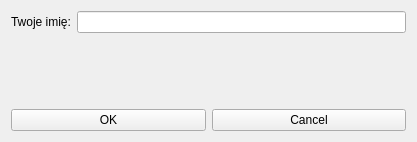
<?xml version="1.0" encoding="UTF-8"?>
<ui version="4.0">
 <class>MainWindow</class>
 <widget class="QMainWindow" name="MainWindow">
  <property name="geometry">
   <rect>
    <x>0</x>
    <y>0</y>
    <width>417</width>
    <height>142</height>
   </rect>
  </property>
  <property name="windowTitle">
   <string>MainWindow</string>
  </property>
  <widget class="QWidget" name="centralWidget">
   <layout class="QVBoxLayout" name="verticalLayout">
    <item>
     <layout class="QHBoxLayout" name="horizontalLayout">
      <item>
       <widget class="QLabel" name="label">
        <property name="text">
         <string>Twoje imię:</string>
        </property>
       </widget>
      </item>
      <item>
       <widget class="QLineEdit" name="lineEdit"/>
      </item>
     </layout>
    </item>
    <item>
     <spacer name="verticalSpacer">
      <property name="orientation">
       <enum>Qt::Vertical</enum>
      </property>
      <property name="sizeHint" stdset="0">
       <size>
        <width>20</width>
        <height>40</height>
       </size>
      </property>
     </spacer>
    </item>
    <item>
     <layout class="QHBoxLayout" name="horizontalLayout_2">
      <item>
       <widget class="QPushButton" name="pushButton_2">
        <property name="text">
         <string>OK</string>
        </property>
       </widget>
      </item>
      <item>
       <widget class="QPushButton" name="pushButton">
        <property name="text">
         <string>Cancel</string>
        </property>
       </widget>
      </item>
     </layout>
    </item>
   </layout>
  </widget>
 </widget>
 <layoutdefault spacing="6" margin="11"/>
 <resources/>
 <connections/>
</ui>
